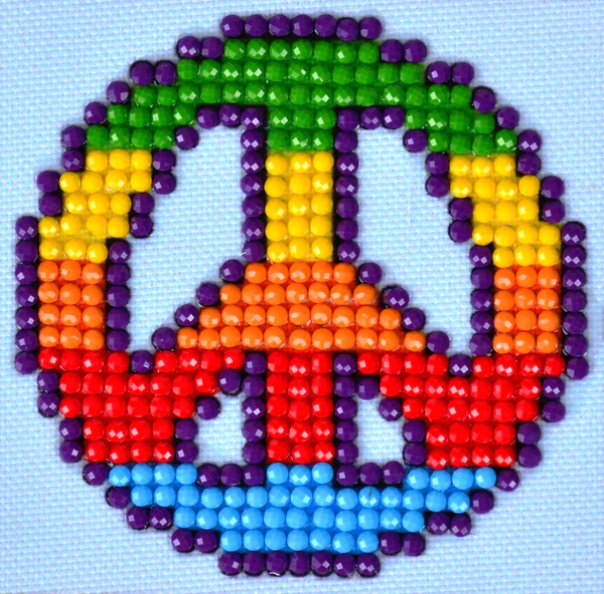
%> input picture input/01.png, 604 x 594 px
$ octave --eval "result = pyramid(imread('input/01.png'));"   (GNU Octave 9; MATLAB toolbox functions it lacks are replaced by stand-ins)
%> lines starting %> are read from the running program, lines starting %| are printed output that depends on the picture
function [G_pyr, L_pyr] = pyramid(I,nlev,scale,sigma)

r = size(I,1);
%> r = 594
c = size(I,2);
%> c = 604
if ~exist('nlev','var')
    nlev=5;
end
if ~exist('scale','var')
    scale=0.5;
end
if ~exist('sigma','var')
    sigma=1.0;
end

% recursively build pyramid
G_pyr = cell(nlev,1);
L_pyr = cell(nlev-1,1);
filter = fspecial('gaussian', 5, sigma);

G_pyr{1} = I;

for l = 1:nlev - 1
%     sig = max(sigma*scale^(l-1), 0.5);
%     filter = fspecial('gaussian', max(2*round(2*sig)+1, 5), sig);
    I_down = downsample(I,filter,scale);
    L_pyr{l} = I - upsample(I_down,filter,I);
    G_pyr{l+1} = I_down;

    I = I_down;
end
%> this loop made 4 passes
%> pass 1, in downsample, `O = imresize(O,[floor(r*s),floor(c*s)], 'bilinear');`:
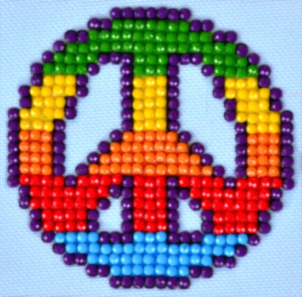
%> O: size 297x302x3 uint8; mean R, G, B 148.7, 133.8, 139.9
%> pass 1, in upsample, `O = imfilter(O,filter,'symmetric');`:
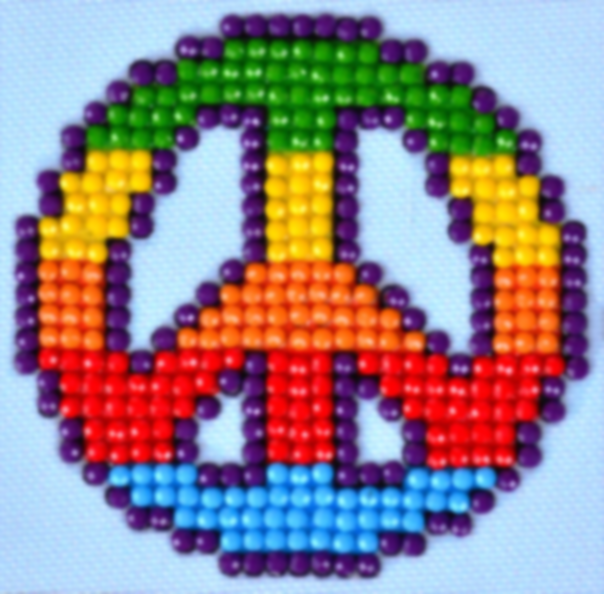
%> O: size 594x604x3 uint8; mean R, G, B 148.7, 133.8, 139.9; mean of the top-left, top-right, bottom-left and bottom-right quarters 144.2, 144.1, 138.4, 136.6
%> after the loop, G_pyr = 5 items; L_pyr = 4 items
%> `result = pyramid(imread('input/01.png'));`: result = 5 items


function O = downsample(I, filter, s)
r = size(I,1);
c = size(I,2);

O = imfilter(I,filter,'symmetric');
O = imresize(O,[floor(r*s),floor(c*s)], 'bilinear');

function O = upsample(I, filter, Ref)
r = size(Ref,1);
c = size(Ref,2);

O = imresize(I,[r,c], 'bilinear');
O = imfilter(O,filter,'symmetric');

$ run again, on input/02.png
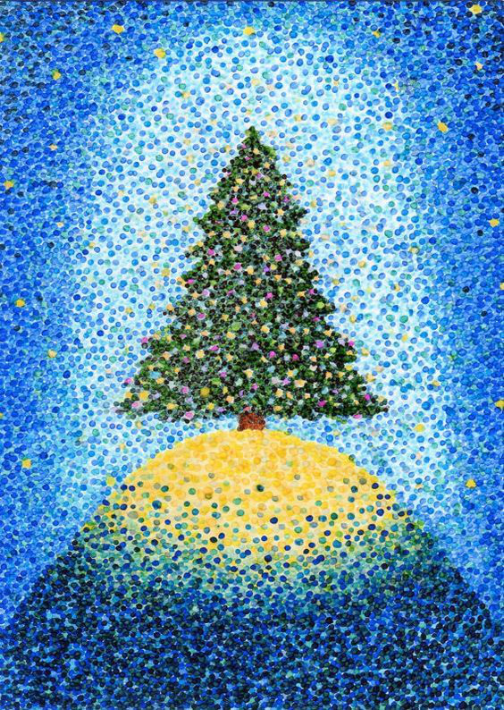
%> input picture input/02.png, 504 x 710 px
%> the loop in pyramid, `for l = 1:nlev - 1` made 4 passes
%> pass 1, in downsample, `O = imresize(O,[floor(r*s),floor(c*s)], 'bilinear');`:
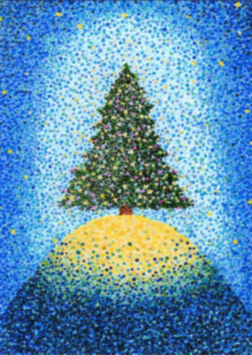
%> O: size 355x252x3 uint8; mean R, G, B 97.3, 146.5, 177
%> pass 1, in upsample, `O = imfilter(O,filter,'symmetric');`:
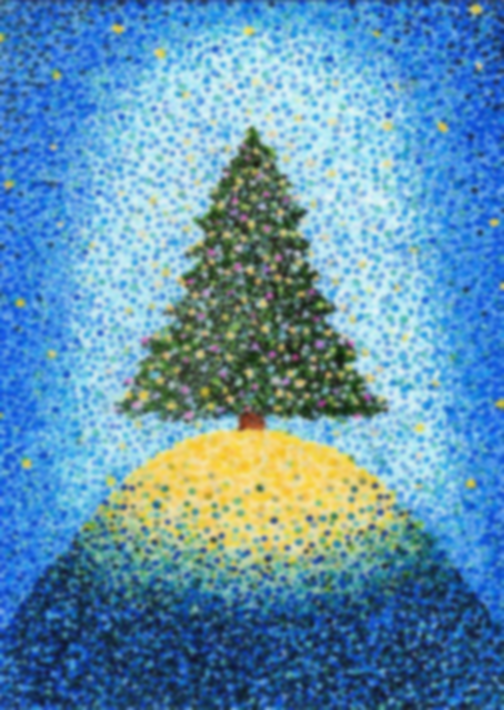
%> O: size 710x504x3 uint8; mean R, G, B 97.3, 146.5, 177; mean of the top-left, top-right, bottom-left and bottom-right quarters 155.5, 155.5, 123.7, 126.4
%> after the loop in pyramid, `for l = 1:nlev - 1`: G_pyr = 5 items; L_pyr = 4 items
%> result = 5 items

$ run again, on input/04.png
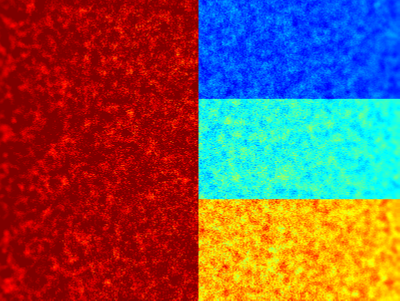
%> input picture input/04.png, 400 x 301 px
%> the loop in pyramid, `for l = 1:nlev - 1` made 4 passes
%> pass 1, in downsample, `O = imfilter(I,filter,'symmetric');`:
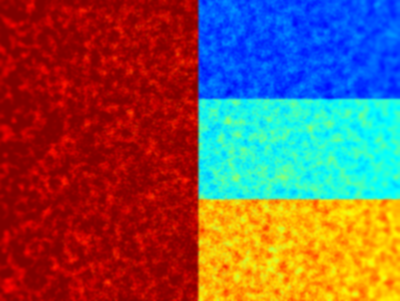
%> O: size 301x400x3 uint8; mean R, G, B 128.7, 85.6, 79.5; mean of the top-left, top-right, bottom-left and bottom-right quarters 54.7, 129.7, 54.9, 152.3
%> pass 1, in downsample, `O = imresize(O,[floor(r*s),floor(c*s)], 'bilinear');`:
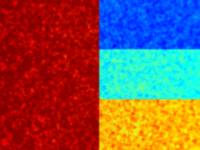
%> O: size 150x200x3 uint8; mean R, G, B 128.7, 85.6, 79.5
%> after the loop in pyramid, `for l = 1:nlev - 1`: G_pyr = 5 items; L_pyr = 4 items
%> result = 5 items
